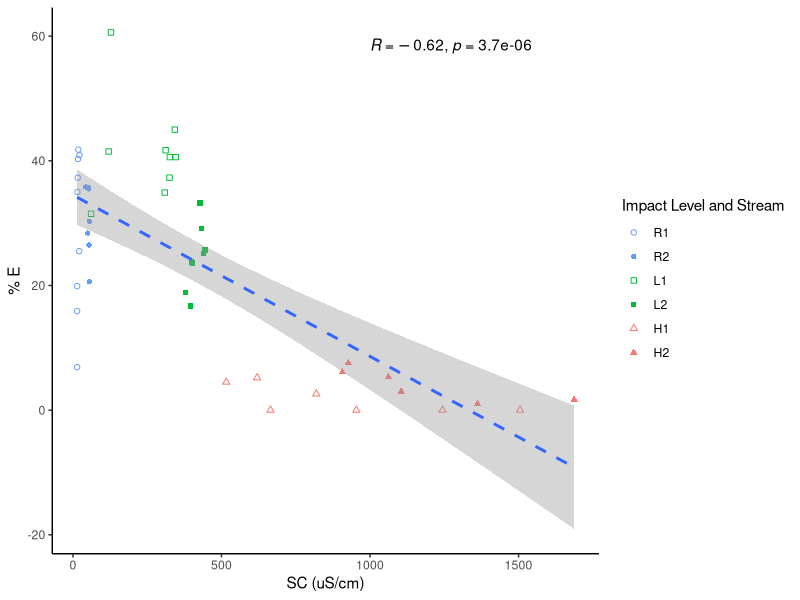
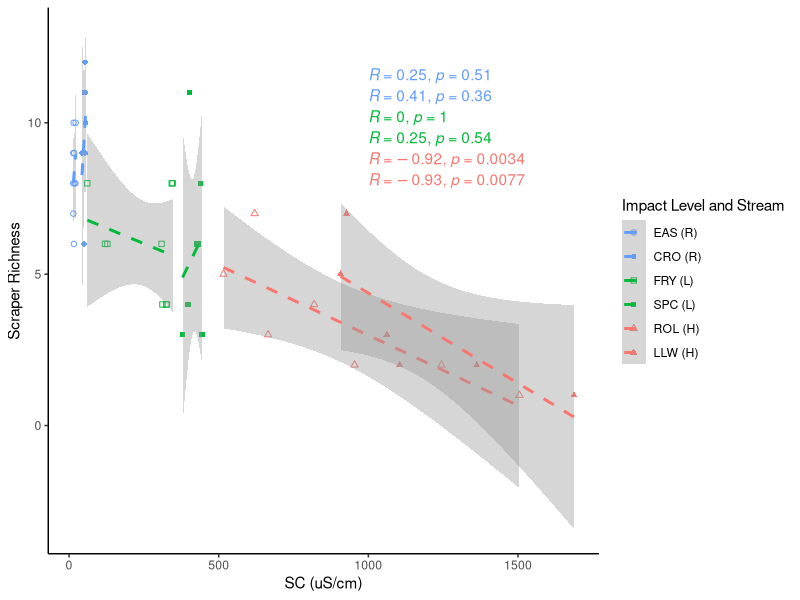
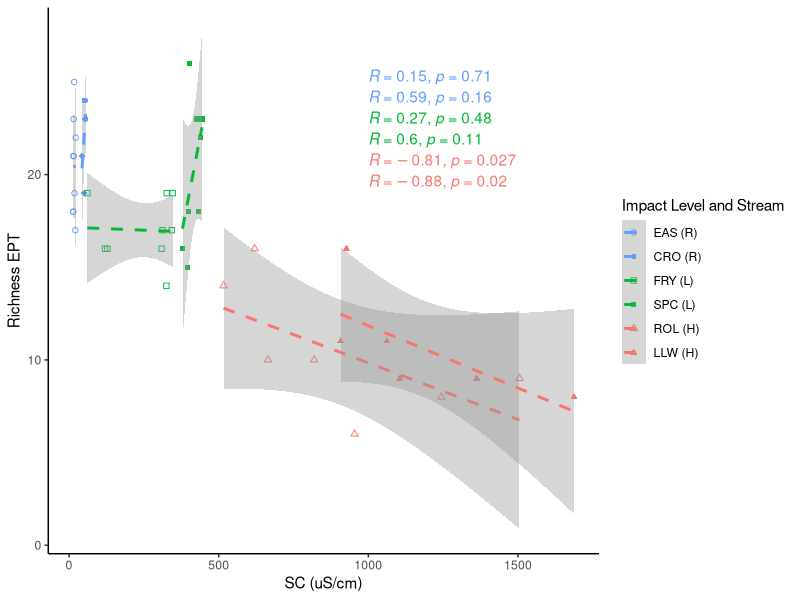
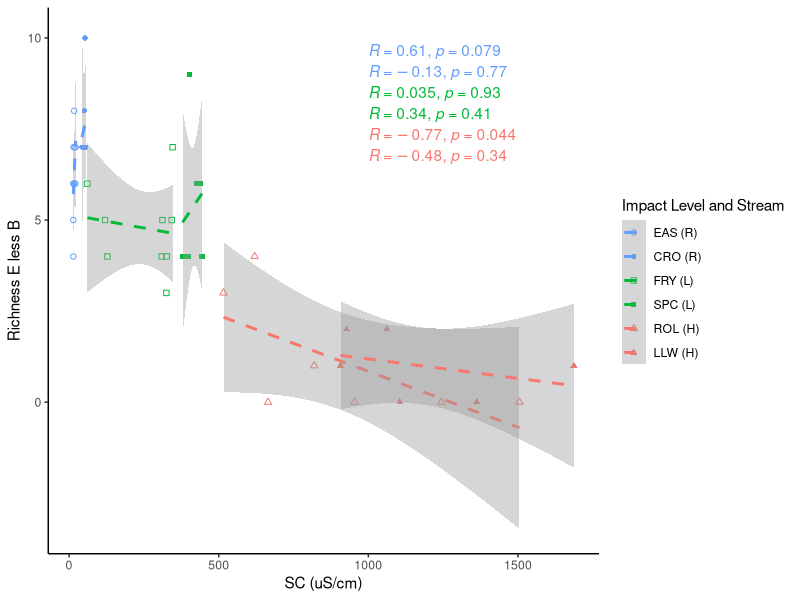
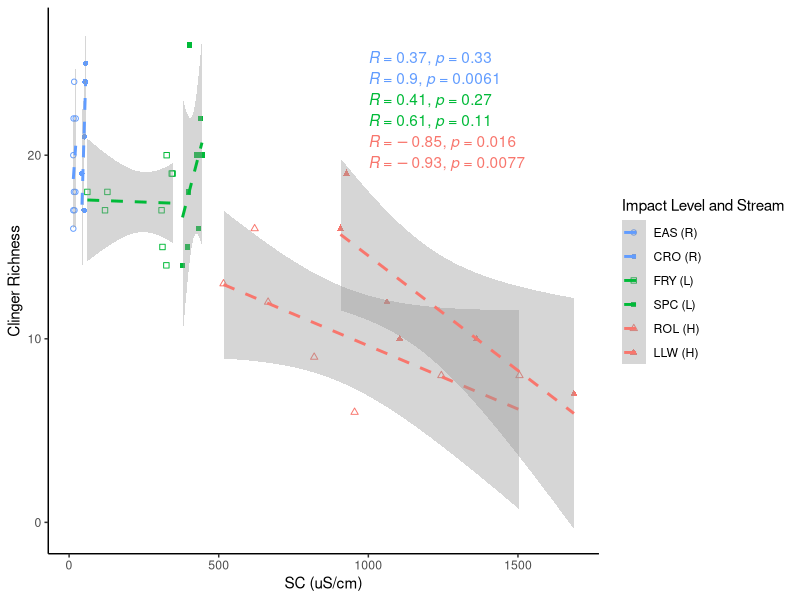
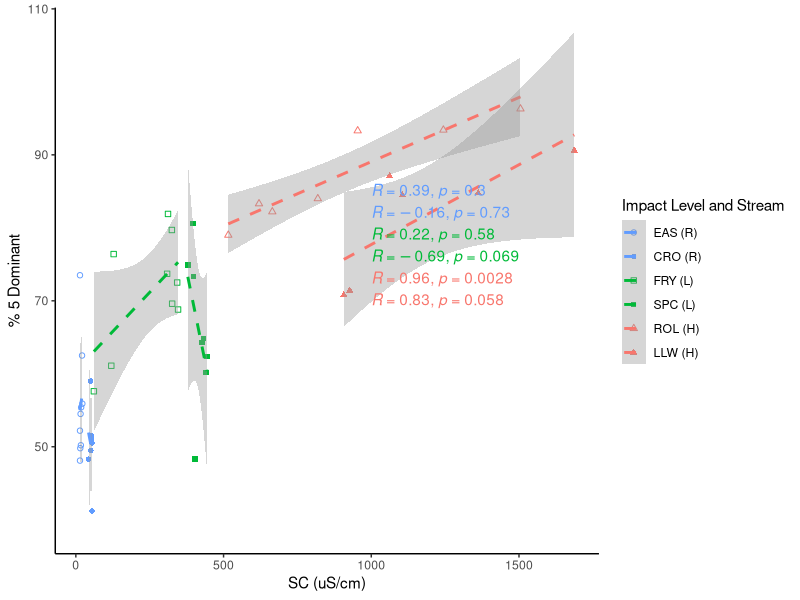
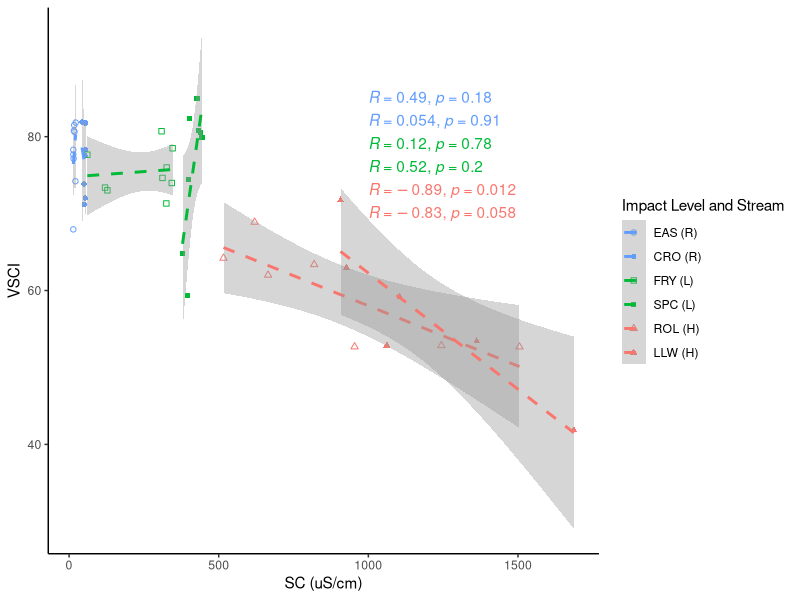
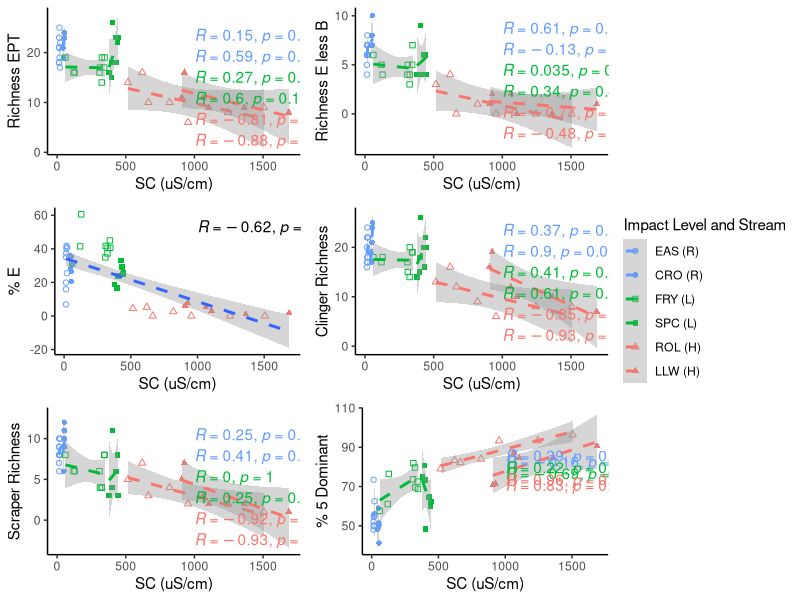

These figures' R source, in order: (Note: this script raises an error after producing the figures.)
## ---- chunk 1
library(tidyverse)
library(ggpubr) #used for stat_smooth() and stat_cor

## ---- chunk 2
metrics <- read_csv("metrics.taxachange.csv")
metrics.s <- metrics %>%
  filter(Season == "Spring")
metrics.f <- metrics %>%
  filter(Season == "Fall")

chem <- read_csv("chem.f21-s22.notrib.reduced.csv") 
chem.s <- chem %>%
  filter(season == "Spring")
chem.f <- chem %>%
  filter(season == "Fall") %>%
  filter(Site != "SPC6")

sc <- left_join(metrics, chem, by = c("Site","Season" = "season", "Stream", "sc.uScm"))
sc$group <- factor(sc$Stream, levels = c("EAS (R)", "CRO (R)", "FRY (L)", "SPC (L)", "ROL (H)", "LLW (H)"))

sc.s <- left_join(metrics.s, chem.s, by = c("Site","Season" = "season", "Stream", "sc.uScm"))
sc.s$group <- factor(sc.s$Stream, levels = c("EAS (R)", "CRO (R)", "FRY (L)", "SPC (L)", "ROL (H)", "LLW (H)"))

sc.f <- left_join(metrics.f, chem.f, by = c("Site","Season" = "season", "Stream", "sc.uScm"))
sc.f$group <- factor(sc.f$Stream, levels = c("EAS (R)", "CRO (R)", "FRY (L)", "SPC (L)", "ROL (H)", "LLW (H)"))
## ---- chunk 3
pE.s<- sc.s %>% ggplot(aes(x=sc.uScm , y=pE))+
  geom_point(aes(color = group, shape = group))  +
  geom_smooth(method = "lm", linetype = 2) +
  stat_cor(method = "spearman", label.x = 1000, show.legend = FALSE) +
  theme_classic()+
  scale_colour_manual(name = "Impact Level and Stream",
                      values = c("#619CFF", "#619CFF", "#00BA38", "#00BA38","#F8766D", "#F8766D"),
                      labels = c("R1","R2","L1", "L2","H1","H2")) +
  scale_shape_manual(name = "Impact Level and Stream",
                     values = c(1, 16, 0, 15, 2, 17), labels = c("R1","R2","L1", "L2","H1","H2"))+
  xlab("SC (uS/cm)") +
  ylab("% E") 
pE.s

richsc.s<- sc.s %>% ggplot(aes(x=sc.uScm , y=rich.SC, color = group, shape = group))+
  geom_point()  +
  stat_smooth(method = "lm", linetype = 2) +
  stat_cor(method = "spearman", label.x = 1000, show.legend = FALSE) +
  theme_classic()+
  scale_colour_manual(name = "Impact Level and Stream",
                      values = c("#619CFF", "#619CFF", "#00BA38", "#00BA38","#F8766D", "#F8766D")) +
  scale_shape_manual(name = "Impact Level and Stream",
                     values = c(1, 16, 0, 15, 2, 17))+
  xlab("SC (uS/cm)") +
  ylab("Scraper Richness") 
richsc.s

rich.EPT.s<- sc.s %>% ggplot(aes(x=sc.uScm , y=rich.EPT, color = group, shape = group))+
  geom_point()  +
  stat_smooth(method = "lm", linetype = 2) +
  stat_cor(method = "spearman", label.x = 1000, show.legend = FALSE) +
  theme_classic()+
  scale_colour_manual(name = "Impact Level and Stream",
                      values = c("#619CFF", "#619CFF", "#00BA38", "#00BA38","#F8766D", "#F8766D")) +
  scale_shape_manual(name = "Impact Level and Stream",
                     values = c(1, 16, 0, 15, 2, 17))+
  xlab("SC (uS/cm)") +
  ylab("Richness EPT") 
rich.EPT.s

richelessb.s<- sc.s %>% ggplot(aes(x=sc.uScm , y=rich.E.less.B, color = group, shape = group))+
  geom_point()  +
  stat_smooth(method = "lm", linetype = 2) +
  stat_cor(method = "spearman", label.x = 1000, show.legend = FALSE) +
  theme_classic()+
  scale_colour_manual(name = "Impact Level and Stream",
                      values = c("#619CFF", "#619CFF", "#00BA38", "#00BA38","#F8766D", "#F8766D")) +
  scale_shape_manual(name = "Impact Level and Stream",
                     values = c(1, 16, 0, 15, 2, 17))+
  xlab("SC (uS/cm)") +
  ylab("Richness E less B") 
richelessb.s

richcling.s<- sc.s %>% ggplot(aes(x=sc.uScm , y=rich.Cling, color = group, shape = group))+
  geom_point()  +
  stat_smooth(method = "lm", linetype = 2) +
  stat_cor(method = "spearman", label.x = 1000, show.legend = FALSE) +
  theme_classic()+
  scale_colour_manual(name = "Impact Level and Stream",
                      values = c("#619CFF", "#619CFF", "#00BA38", "#00BA38","#F8766D", "#F8766D")) +
  scale_shape_manual(name = "Impact Level and Stream",
                     values = c(1, 16, 0, 15, 2, 17))+
  xlab("SC (uS/cm)") +
  ylab("Clinger Richness") 
richcling.s

p5dom.s<- sc.s %>% ggplot(aes(x=sc.uScm , y=p5dom, color = group, shape = group))+
  geom_point()  +
  stat_smooth(method = "lm", linetype = 2) +
  stat_cor(method = "spearman", label.y = c(85, 82, 79, 76, 73, 70), label.x= 1000, show.legend = FALSE) +
  theme_classic()+
  scale_colour_manual(name = "Impact Level and Stream",
                      values = c("#619CFF", "#619CFF", "#00BA38", "#00BA38","#F8766D", "#F8766D")) +
  scale_shape_manual(name = "Impact Level and Stream",
                     values = c(1, 16, 0, 15, 2, 17))+
  xlab("SC (uS/cm)") +
  ylab("% 5 Dominant") 
p5dom.s

vsci.s<- sc.s %>% ggplot(aes(x=sc.uScm , y=vsci, color = group, shape = group))+
  geom_point()  +
  stat_smooth(method = "lm", linetype = 2) +
  stat_cor(method = "spearman", label.y = c(85, 82, 79, 76, 73, 70), label.x= 1000, show.legend = FALSE) +
  theme_classic()+
  scale_colour_manual(name = "Impact Level and Stream",
                      values = c("#619CFF", "#619CFF", "#00BA38", "#00BA38","#F8766D", "#F8766D")) +
  scale_shape_manual(name = "Impact Level and Stream",
                     values = c(1, 16, 0, 15, 2, 17))+
  xlab("SC (uS/cm)") +
  ylab("VSCI") 
vsci.s

corr.metrics.sc.s <- ggarrange(rich.EPT.s, richelessb.s, pE.s, richcling.s, richsc.s, p5dom.s, nrow = 3, ncol=2,  
                  common.legend = TRUE, legend = "right")
corr.metrics.sc.s
## ---- chunk 4
pE.f<- sc.f %>% ggplot(aes(x=sc.uScm , y=pE, color = group, shape = group, linetype = season))+
  geom_point()  +
  stat_smooth(method = "lm") +
  stat_cor(method = "spearman", label.x = 1000, show.legend = FALSE) +
  theme_classic()+
  scale_colour_manual(name = "Impact Level and Stream",
                      values = c("#619CFF", "#619CFF", "#00BA38", "#00BA38","#F8766D", "#F8766D")) +
  scale_shape_manual(name = "Impact Level and Stream",
                     values = c(1, 16, 0, 15, 2, 17))+
  xlab("SC (uS/cm)") +
  ylab("% E") 
pE.f

richsc.f<- sc.f %>% ggplot(aes(x=sc.uScm , y=rich.SC, color = group, shape = group))+
  geom_point()  +
  stat_smooth(method = "lm", linetype = 2) +
  stat_cor(method = "spearman", label.x = 1000, show.legend = FALSE) +
  theme_classic()+
  scale_colour_manual(name = "Impact Level and Stream",
                      values = c("#619CFF", "#619CFF", "#00BA38", "#00BA38","#F8766D", "#F8766D")) +
  scale_shape_manual(name = "Impact Level and Stream",
                     values = c(1, 16, 0, 15, 2, 17))+
  xlab("SC (uS/cm)") +
  ylab("Scraper Richness") 
richsc.f

rich.EPT.f<- sc.f %>% ggplot(aes(x=sc.uScm , y=rich.EPT, color = group, shape = group))+
  geom_point()  +
  stat_smooth(method = "lm", linetype = 2) +
  stat_cor(method = "spearman", label.x = 1000, show.legend = FALSE) +
  theme_classic()+
  scale_colour_manual(name = "Impact Level and Stream",
                      values = c("#619CFF", "#619CFF", "#00BA38", "#00BA38","#F8766D", "#F8766D")) +
  scale_shape_manual(name = "Impact Level and Stream",
                     values = c(1, 16, 0, 15, 2, 17))+
  xlab("SC (uS/cm)") +
  ylab("Richness EPT") 
rich.EPT.f

richelessb.f<- sc.f %>% ggplot(aes(x=sc.uScm , y=rich.E.less.B, color = group, shape = group))+
  geom_point()  +
  stat_smooth(method = "lm", linetype = 2) +
  stat_cor(method = "spearman", label.x = 1000, show.legend = FALSE) +
  theme_classic()+
  scale_colour_manual(name = "Impact Level and Stream",
                      values = c("#619CFF", "#619CFF", "#00BA38", "#00BA38","#F8766D", "#F8766D")) +
  scale_shape_manual(name = "Impact Level and Stream",
                     values = c(1, 16, 0, 15, 2, 17))+
  xlab("SC (uS/cm)") +
  ylab("Richness E less B") 
richelessb.f

richcling.f<- sc.f %>% ggplot(aes(x=sc.uScm , y=rich.Cling, color = group, shape = group))+
  geom_point()  +
  stat_smooth(method = "lm", linetype = 2) +
  stat_cor(method = "spearman", label.x = 1000, show.legend = FALSE) +
  theme_classic()+
  scale_colour_manual(name = "Impact Level and Stream",
                      values = c("#619CFF", "#619CFF", "#00BA38", "#00BA38","#F8766D", "#F8766D")) +
  scale_shape_manual(name = "Impact Level and Stream",
                     values = c(1, 16, 0, 15, 2, 17))+
  xlab("SC (uS/cm)") +
  ylab("Clinger Richness") 
richcling.f

p5dom.f<- sc.f %>% ggplot(aes(x=sc.uScm , y=p5dom, color = group, shape = group))+
  geom_point()  +
  stat_smooth(method = "lm", linetype = 2) +
  stat_cor(method = "spearman", label.x = 1000, show.legend = FALSE) +
  theme_classic()+
  scale_colour_manual(name = "Impact Level and Stream",
                      values = c("#619CFF", "#619CFF", "#00BA38", "#00BA38","#F8766D", "#F8766D")) +
  scale_shape_manual(name = "Impact Level and Stream",
                     values = c(1, 16, 0, 15, 2, 17))+
  xlab("SC (uS/cm)") +
  ylab("% 5 Dominant") 
p5dom.f

vsci.f<- sc.f %>% ggplot(aes(x=sc.uScm , y=vsci, color = group, shape = group))+
  geom_point()  +
  stat_smooth(method = "lm", linetype = 2) +
  stat_cor(method = "spearman", label.x = 1000, show.legend = FALSE) +
  theme_classic()+
  scale_colour_manual(name = "Impact Level and Stream",
                      values = c("#619CFF", "#619CFF", "#00BA38", "#00BA38","#F8766D", "#F8766D")) +
  scale_shape_manual(name = "Impact Level and Stream",
                     values = c(1, 16, 0, 15, 2, 17))+
  xlab("SC (uS/cm)") +
  ylab("VSCI") 
vsci.f

corr.metrics.sc.f <- ggarrange(rich.EPT.f, richelessb.f, pE.f, richcling.f, richsc.f, p5dom.f, vsci.f, nrow = 4, ncol=2,  
                  common.legend = TRUE, legend = "right")
corr.metrics.sc.f
## ---- chunk 5
pE<- sc %>% ggplot(aes(x=sc.uScm , y=pE, group = Season, shape = group, color = group, linetype = Season))+
  geom_point(size = 4)  +
  stat_smooth(method = "lm") +
  stat_cor(method = "spearman", label.x = 750, show.legend = FALSE, size = 5) +
  scale_colour_discrete(name = "Stream (Impact Level)") +
   scale_colour_manual(name = "Impact Level and Stream",
                      values = c("#619CFF", "#619CFF", "#00BA38", "#00BA38","#F8766D", "#F8766D"), labels = c("R1","R2","L1", "L2","H1","H2")) +
  scale_shape_manual(name = "Impact Level and Stream",
                     values = c(1, 16, 0, 15, 2, 17), labels = c("R1","R2","L1", "L2","H1","H2"))+
  theme_classic()+
  xlab("SC (uS/cm)") +
  ylab("% E") +
   theme( axis.title.x =element_text(size = 15), axis.text.x = element_text(size = 15),
        axis.title.y =element_text(size = 15), axis.text.y  = element_text(size = 15),
        strip.text.x = element_text(size = 15), 
        legend.text=element_text(size=15), legend.title=element_text(size=15)) 
pE

richsc <- sc %>% ggplot(aes(x=sc.uScm , y=rich.SC,  group = Season, shape = group, color = group, linetype = Season))+
  geom_point(size = 4)  +
  stat_smooth(method = "lm") +
  stat_cor(method = "spearman", label.x = 750, show.legend = FALSE, size = 5) +
  scale_colour_discrete(name = "Stream (Impact Level)") +
   scale_colour_manual(name = "Impact Level and Stream",
                      values = c("#619CFF", "#619CFF", "#00BA38", "#00BA38","#F8766D", "#F8766D"), labels = c("R1","R2","L1", "L2","H1","H2")) +
  scale_shape_manual(name = "Impact Level and Stream",
                     values = c(1, 16, 0, 15, 2, 17), labels = c("R1","R2","L1", "L2","H1","H2"))+
  theme_classic()+
  xlab("SC (uS/cm)") +
  ylab("Scraper Richness") +
   theme( axis.title.x =element_text(size = 15), axis.text.x = element_text(size = 15),
        axis.title.y =element_text(size = 15), axis.text.y  = element_text(size = 15),
        strip.text.x = element_text(size = 15), 
        legend.text=element_text(size=15), legend.title=element_text(size=15)) 
richsc

rich.EPT<- sc %>% ggplot(aes(x=sc.uScm , y=rich.EPT,  group = Season, shape = group, color = group, linetype = Season))+
  geom_point(size = 4)  +
  stat_smooth(method = "lm") +
  stat_cor(method = "spearman", label.x = 750, show.legend = FALSE, size = 5) +
  scale_colour_discrete(name = "Stream (Impact Level)") +
   scale_colour_manual(name = "Impact Level and Stream",
                      values = c("#619CFF", "#619CFF", "#00BA38", "#00BA38","#F8766D", "#F8766D"), labels = c("R1","R2","L1", "L2","H1","H2")) +
  scale_shape_manual(name = "Impact Level and Stream",
                     values = c(1, 16, 0, 15, 2, 17), labels = c("R1","R2","L1", "L2","H1","H2"))+
  theme_classic()+
  xlab("SC (uS/cm)") +
  ylab("Richness EPT") +
   theme( axis.title.x =element_text(size = 15), axis.text.x = element_text(size = 15),
        axis.title.y =element_text(size = 15), axis.text.y  = element_text(size = 15),
        strip.text.x = element_text(size = 15), 
        legend.text=element_text(size=15), legend.title=element_text(size=15)) 
rich.EPT

richelessb<- sc %>% ggplot(aes(x=sc.uScm , y=rich.E.less.B,  group = Season, shape = group, color = group, linetype = Season))+
  geom_point(size = 4)  +
  stat_smooth(method = "lm") +
  stat_cor(method = "spearman", label.x = 750, show.legend = FALSE, size = 5) +
  scale_colour_discrete(name = "Stream (Impact Level)") +
   scale_colour_manual(name = "Impact Level and Stream",
                      values = c("#619CFF", "#619CFF", "#00BA38", "#00BA38","#F8766D", "#F8766D"), labels = c("R1","R2","L1", "L2","H1","H2")) +
  scale_shape_manual(name = "Impact Level and Stream",
                     values = c(1, 16, 0, 15, 2, 17), labels = c("R1","R2","L1", "L2","H1","H2"))+
  theme_classic()+
  xlab("SC (uS/cm)") +
  ylab("Richness E less B") +
   theme( axis.title.x =element_text(size = 15), axis.text.x = element_text(size = 15),
        axis.title.y =element_text(size = 15), axis.text.y  = element_text(size = 15),
        strip.text.x = element_text(size = 15), 
        legend.text=element_text(size=15), legend.title=element_text(size=15)) 
richelessb

richcling<- sc %>% ggplot(aes(x=sc.uScm , y=rich.Cling,  group = Season, shape = group, color = group, linetype = Season))+
  geom_point(size = 4)  +
  stat_smooth(method = "lm") +
  stat_cor(method = "spearman", label.x = 750, show.legend = FALSE, size = 5) +
  scale_colour_discrete(name = "Stream (Impact Level)") +
   scale_colour_manual(name = "Impact Level and Stream",
                      values = c("#619CFF", "#619CFF", "#00BA38", "#00BA38","#F8766D", "#F8766D"), labels = c("R1","R2","L1", "L2","H1","H2")) +
  scale_shape_manual(name = "Impact Level and Stream",
                     values = c(1, 16, 0, 15, 2, 17), labels = c("R1","R2","L1", "L2","H1","H2"))+
  theme_classic()+
  xlab("SC (uS/cm)") +
  ylab("Clinger Richness") +
   theme( axis.title.x =element_text(size = 15), axis.text.x = element_text(size = 15),
        axis.title.y =element_text(size = 15), axis.text.y  = element_text(size = 15),
        strip.text.x = element_text(size = 15), 
        legend.text=element_text(size=15), legend.title=element_text(size=15)) 
richcling

p5dom <- sc %>% ggplot(aes(x=sc.uScm , y=p5dom,  group = Season, shape = group, color = group, linetype = Season))+
  geom_point(size = 4)  +
  stat_smooth(method = "lm") +
  stat_cor(method = "spearman", label.x = 750, show.legend = FALSE, size = 5) +
  scale_colour_discrete(name = "Stream (Impact Level)") +
   scale_colour_manual(name = "Impact Level and Stream",
                      values = c("#619CFF", "#619CFF", "#00BA38", "#00BA38","#F8766D", "#F8766D"), labels = c("R1","R2","L1", "L2","H1","H2")) +
  scale_shape_manual(name = "Impact Level and Stream",
                     values = c(1, 16, 0, 15, 2, 17), labels = c("R1","R2","L1", "L2","H1","H2"))+
  theme_classic()+
  xlab("SC (uS/cm)") +
  ylab("% 5 Dominant") +
   theme( axis.title.x =element_text(size = 15), axis.text.x = element_text(size = 15),
        axis.title.y =element_text(size = 15), axis.text.y  = element_text(size = 15),
        strip.text.x = element_text(size = 15), 
        legend.text=element_text(size=15), legend.title=element_text(size=15)) 
p5dom

vsci <- sc %>% ggplot(aes(x=sc.uScm , y=vsci,  group = Season, shape = group, color = group, linetype = Season))+
  geom_point(size = 4)  +
  stat_smooth(method = "lm") +
  stat_cor(method = "spearman", label.x = 750, show.legend = FALSE, size = 5) +
  scale_colour_discrete(name = "Stream (Impact Level)") +
   scale_colour_manual(name = "Impact Level and Stream",
                      values = c("#619CFF", "#619CFF", "#00BA38", "#00BA38","#F8766D", "#F8766D"), labels = c("R1","R2","L1", "L2","H1","H2")) +
  scale_shape_manual(name = "Impact Level and Stream",
                     values = c(1, 16, 0, 15, 2, 17), labels = c("R1","R2","L1", "L2","H1","H2"))+
  theme_classic()+
  xlab("SC (uS/cm)") +
  ylab("VSCI") +
   theme( axis.title.x =element_text(size = 15), axis.text.x = element_text(size = 15),
        axis.title.y =element_text(size = 15), axis.text.y  = element_text(size = 15),
        strip.text.x = element_text(size = 15), 
        legend.text=element_text(size=15), legend.title=element_text(size=15)) 
vsci 

corr.metrics.sc <- ggarrange(rich.EPT, richelessb, pE, richcling, richsc, p5dom, vsci, nrow = 4, ncol=2,  
                  common.legend = TRUE, legend = "right")
corr.metrics.sc

png("corr.metrics.sc.png", width= 800, height = 1000)
plot(corr.metrics.sc)
dev.off()

